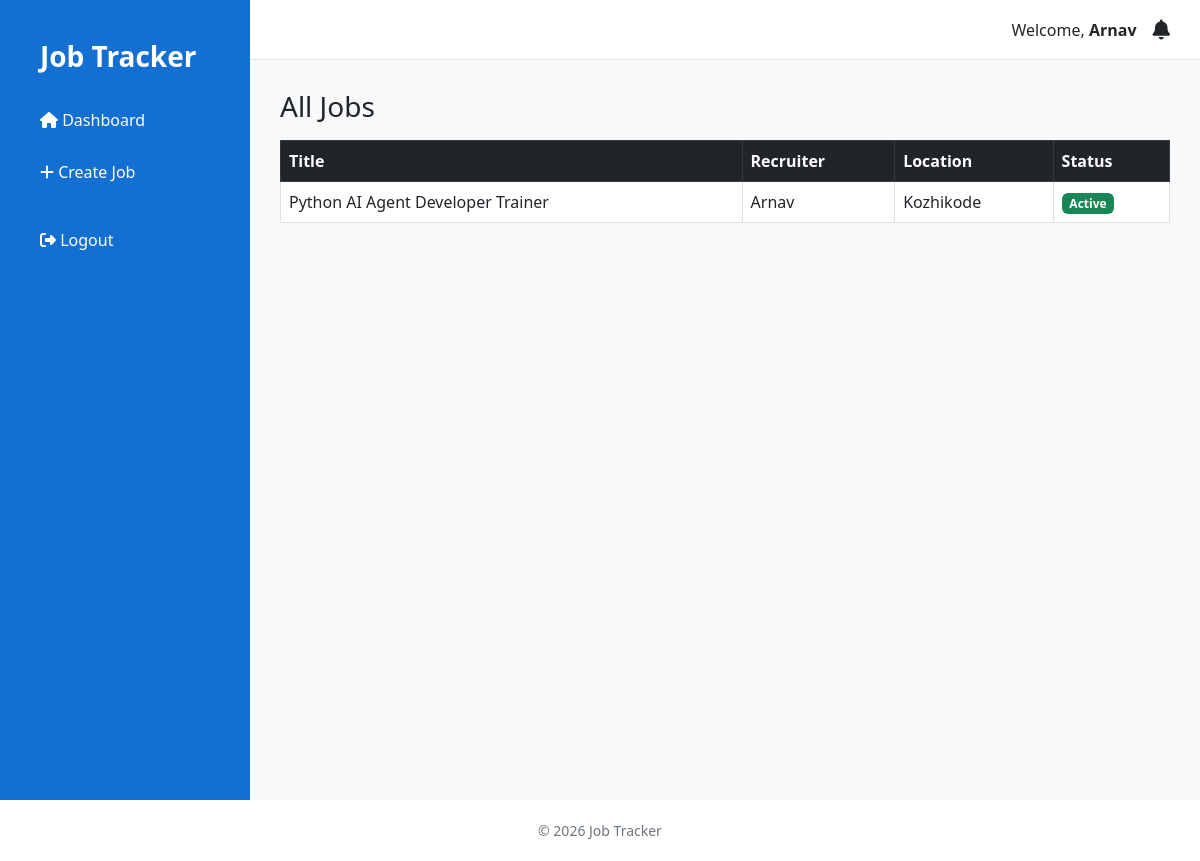
The app's page /admin-jobs/ (signed in) with its own data.
### application/models.py (models this page shows, shortened)
class Job(models.Model):
    STATUS_CHOICES = (
        ('open', 'Open'),
        ('closed', 'Closed'),
    )
    recruiter = models.ForeignKey(User, on_delete=models.CASCADE)
    title = models.CharField(max_length=200)
    description = models.TextField()
    location = models.CharField(max_length=100)
    experience_required = models.BooleanField(default=False)
    min_experience = models.PositiveIntegerField(null=True, blank=True)
    status = models.CharField(max_length=10, choices=STATUS_CHOICES, default='open')
    created_at = models.DateTimeField(auto_now_add=True)

### application/views.py (the view)
# urls.py: path("admin-jobs/", views.admin_jobs, name="admin_jobs"),
@login_required
def admin_jobs(request):
    return render(request, "admin/jobs.html", {
        "jobs": Job.objects.select_related('recruiter')
    })

### application/templates/admin/jobs.html
{% extends 'dashboard_base.html' %}
{% block dashboard_content %}
<h3>All Jobs</h3>
<table class="table table-bordered table-hover mt-3">
    <thead class="table-dark">
        <tr>
            <th>Title</th>
            <th>Recruiter</th>
            <th>Location</th>
            <th>Status</th>
        </tr>
    </thead>
    {% for job in jobs %}
    <tr>
        <td>{{ job.title }}</td>
        <td>{{ job.recruiter.username }}</td>
        <td>{{ job.location }}</td>
        <td>
            {% if job.status %}
                <span class="badge bg-success">Active</span>
            {% else %}
                <span class="badge bg-secondary">Closed</span>
            {% endif %}
        </td>
    </tr>
    {% endfor %}
</table>
{% endblock %}

### application/templates/dashboard_base.html (shortened to what this page needs)
<!DOCTYPE html>
<html lang="en">
<head>
    <link href="https://cdn.jsdelivr.net/npm/bootstrap@5.3.0/dist/css/bootstrap.min.css" rel="stylesheet">
    <link href="https://cdnjs.cloudflare.com/ajax/libs/font-awesome/6.5.1/css/all.min.css" rel="stylesheet">
</head>
<body>
<div id="sidebar">
    <div class="sidebar-title">
        <h3>Job Tracker</h3>
    </div>
    {% if user.is_authenticated %}
    {% with role=user.profile.role|upper %}
    <ul class="sidebar-list">
        {% if role == "RECRUITER" %}
            <li class="sidebar-list-item"><a href="{% url 'recruiter_dashboard' %}"><i class="fa-solid fa-house"></i> Dashboard</a></li>
            <li class="sidebar-list-item"><a href="{% url 'create_job' %}"><i class="fa-solid fa-plus"></i> Create Job</a></li>
        {% endif %}
        <li class="mt-3">
            <a href="{% url 'logout' %}" class="logout-link"><i class="fa-solid fa-right-from-bracket"></i> Logout</a>
        </li>
    </ul>
    {% endwith %}
    {% endif %}
</div>
<div class="topbar">
    <span>Welcome, <strong>{{ user.username|title }}</strong></span>
    <a href="{% url 'notifications' %}" class="position-relative text-dark ms-3">
        <i class="fa-solid fa-bell fa-lg"></i>
    </a>
</div>
<div class="main-content">
    {% block dashboard_content %}{% endblock %}
</div>
<footer>
    © 2026 Job Tracker
</footer>
</body>
</html>

### application/templates/dashboard_base.html (style rules this page uses)
#sidebar { height: 100vh; width: 250px; background-color: rgb(19, 111, 209); color: #fff; position: fixed; top: 0; left: 0; overflow-y: auto; padding-bottom: 40px; }
.sidebar-title { padding: 40px 20px 20px 40px; }
.sidebar-title h3 { margin: 0; font-weight: bold; }
.sidebar-list { list-style: none; padding: 0; margin: 0; }
.sidebar-list-item { padding: 14px 20px 14px 40px; font-size: 16px; }
.sidebar-list-item a { color: #fff; text-decoration: none; display: block; }
.logout-link { display: block; padding: 14px 20px 14px 40px; color: #fff; text-decoration: none; }
.topbar { height: 60px; background: #fff; border-bottom: 1px solid #dee2e6; margin-left: 250px; padding: 0 30px; display: flex; align-items: center; justify-content: flex-end; }
.main-content { margin-left: 250px; padding: 30px; background-color: #f8f9fa; min-height: calc(100vh - 60px); }
footer { text-align: center; color: #6c757d; font-size: 14px; padding: 20px 0; }

### records on screen
Job: title "Python AI Agent Developer Trainer", recruiter.username "Arnav", location "Kozhikode", status "Active"

### other values on screen
{{ user.username|title }} "Arnav"
